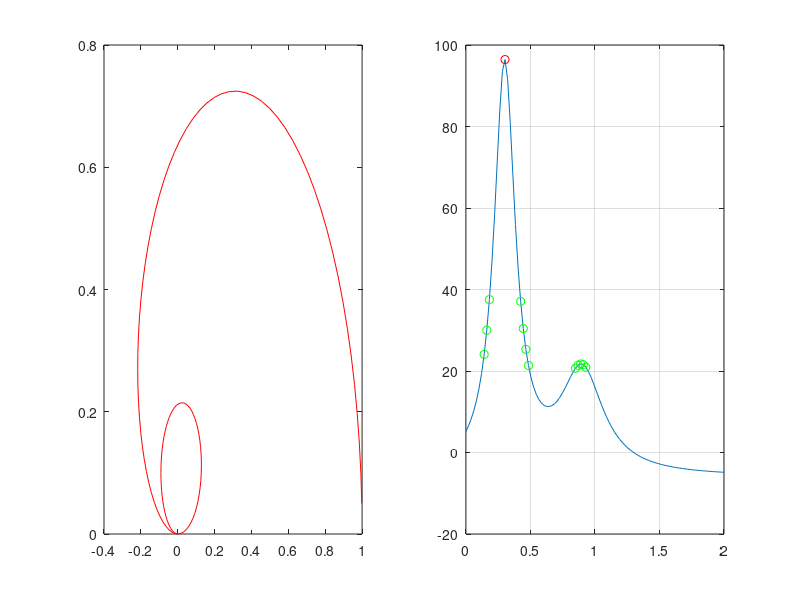

Source code (MATLAB):
psi = [0:0.05:2*pi];
x1 = (sin(psi)./psi).*cos(psi)
y1 = (sin(psi)./psi).*sin(psi)
subplot(1, 2, 1)
plot(x1, y1, '-r')

x = linspace(0, 2);
y = humps(x)
subplot(1, 2, 2)
plot(x, y)
%marking the maximum point with a red circle
[y_max, i] = max(y);
x_max = x(i)
hold on
plot(x_max, y_max,'or')%o - circle, r - red
%marking points where 20 <= y <= 40 with a green circle
hold on
k = find((humps(x)>= 20) & (humps(x) <= 40))
plot(x(k), humps(x(k)), 'og')

grid on